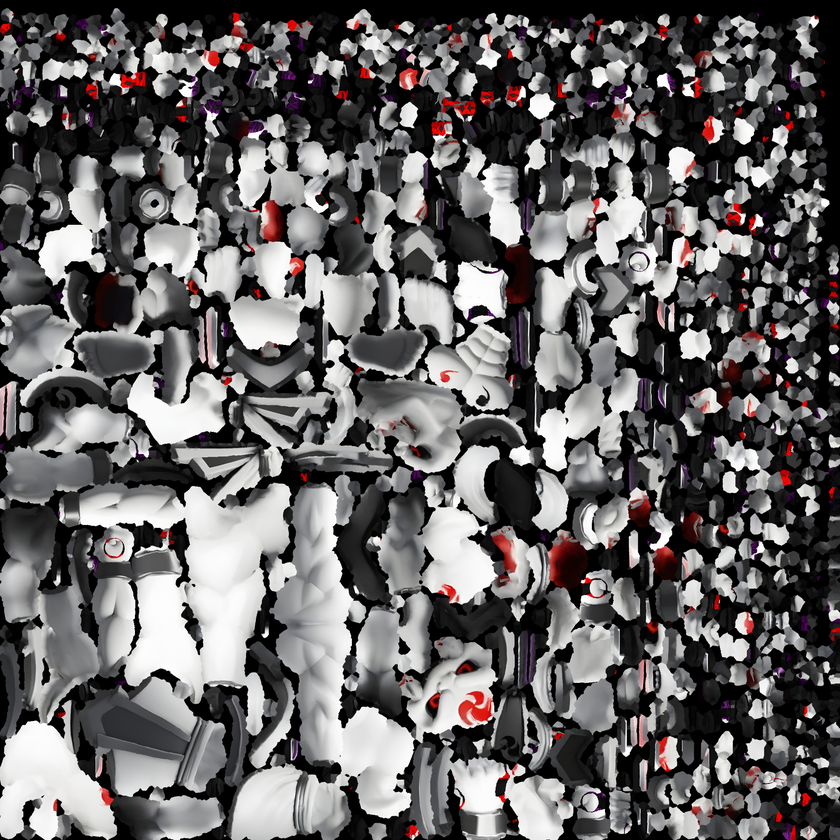
#> input picture blender/boss_shiro_tex.png, 840 x 840 px, shrunk from 2048 x 2048 before the run, found by its file name
$ python boss_shiro_mask.py
#> lines starting #> are read from the running program, lines starting #| are printed output that depends on the picture
"""Make the skin mask of the final boss (blender/boss_shiro_mask.png) for tools/blender_export_boss.py.

White = skin whose colour the game changes per form (kb_mat 13/14 in js/gfx.js); black = keep the texture
(sash, loincloth, cuffs, horns, eyes, mouth, the red marks).
Inputs (both 2048 px, in the UV layout of SN_Boss in blender/boss_shiro.blend):
  blender/boss_shiro_tex.png     the baked colour
  blender/boss_shiro_region.png  a bake of hand-painted regions: R = body skin, G = horns (the near-white part of the horns stays)
Run from the repository root (needs Pillow + numpy):
  python3 tools/boss_shiro_mask.py [preview_dir]
With preview_dir it also writes prev_red.png / prev_black.png there (the texture recoloured like the second form) to check the mask.
"""
import sys
from PIL import Image
import numpy as np
t = np.asarray(Image.open('blender/boss_shiro_tex.png').convert('RGB')).astype(np.float32) / 255
r = np.asarray(Image.open('blender/boss_shiro_region.png').convert('RGB')).astype(np.float32) / 255
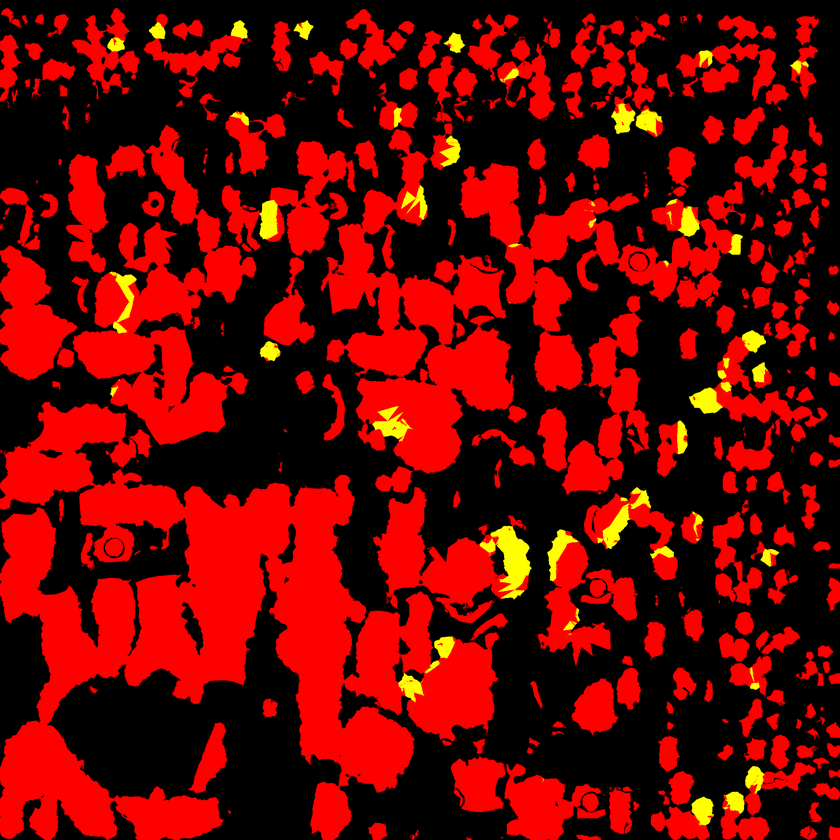
#> input picture blender/boss_shiro_region.png, 840 x 840 px, shrunk from 2048 x 2048 before the run, found by its file name
lum = t.mean(2); mx = t.max(2); mn = t.min(2); sat = (mx - mn) / np.maximum(mx, 1e-3)
#> after `mx = t.max(2)`:
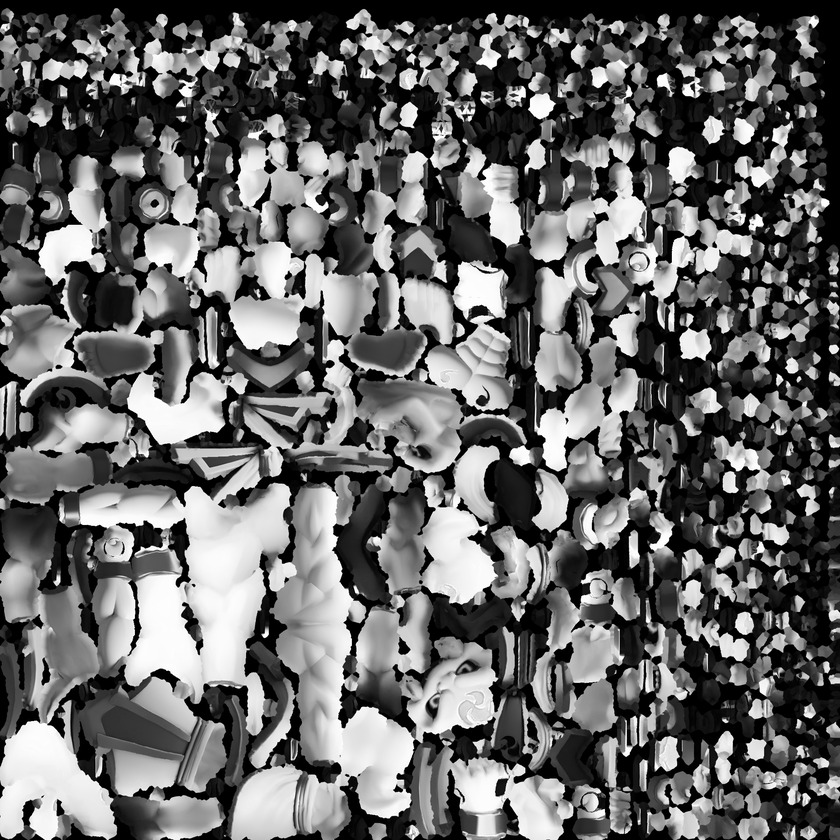
#> mx: shape (840, 840) float32; min 0, max 1, mean 0.407
#> after `sat = (mx - mn) / np.maximum(mx, 0.001)`:
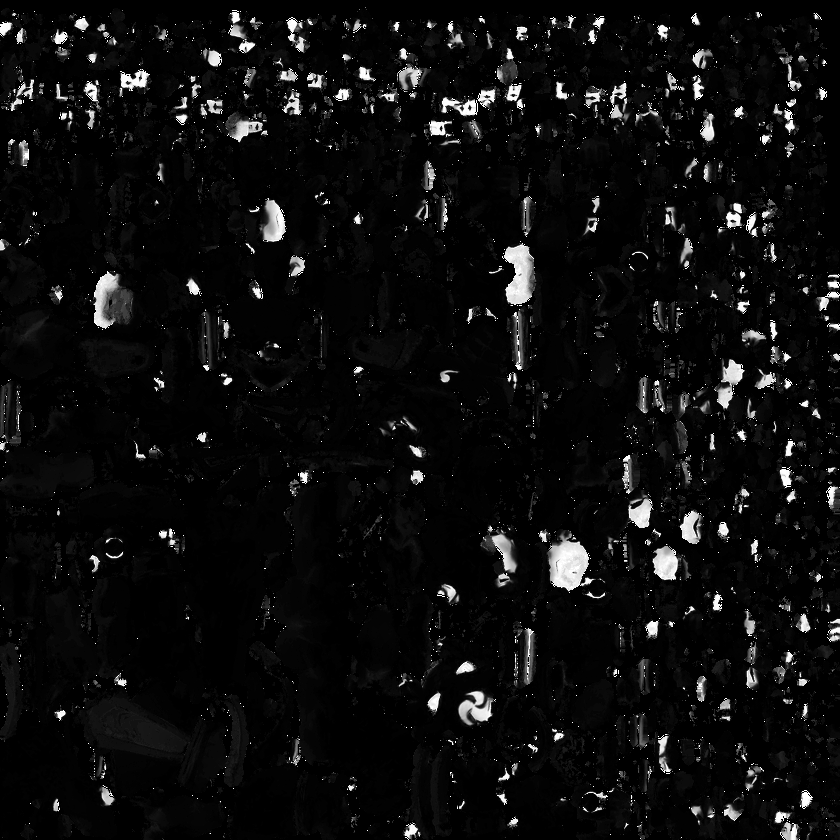
#> sat: shape (840, 840) float32; min 0, max 1, mean 0.0541
def ss(a, b, x):
#> called with a = 0.1, b = 0.26
    u = np.clip((x - a) / (b - a), 0, 1); return u * u * (3 - 2 * u)
#> after `u = np.clip((x - a) / (b - a), 0, 1)`:
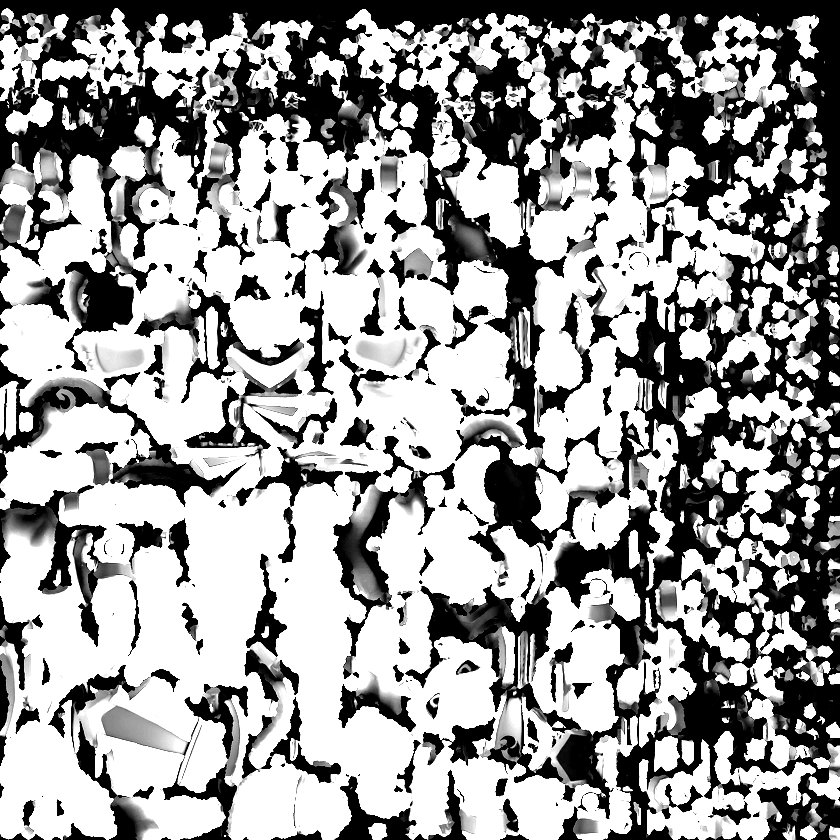
#> u: shape (840, 840) float32; min 0, max 1, mean 0.613
# skin = inside the skin region, not too dark (outlines, mouth) and not saturated (the red marks)
m = r[..., 0] * ss(0.10, 0.26, lum) * (1 - ss(0.15, 0.32, sat))
m = np.where(r[..., 1] > 0.5, m * (1 - ss(0.86, 0.92, lum)), m)
#> call 3 of ss, with a = 0.86, b = 0.92
#> in ss (call 3), `u = np.clip((x - a) / (b - a), 0, 1)`:
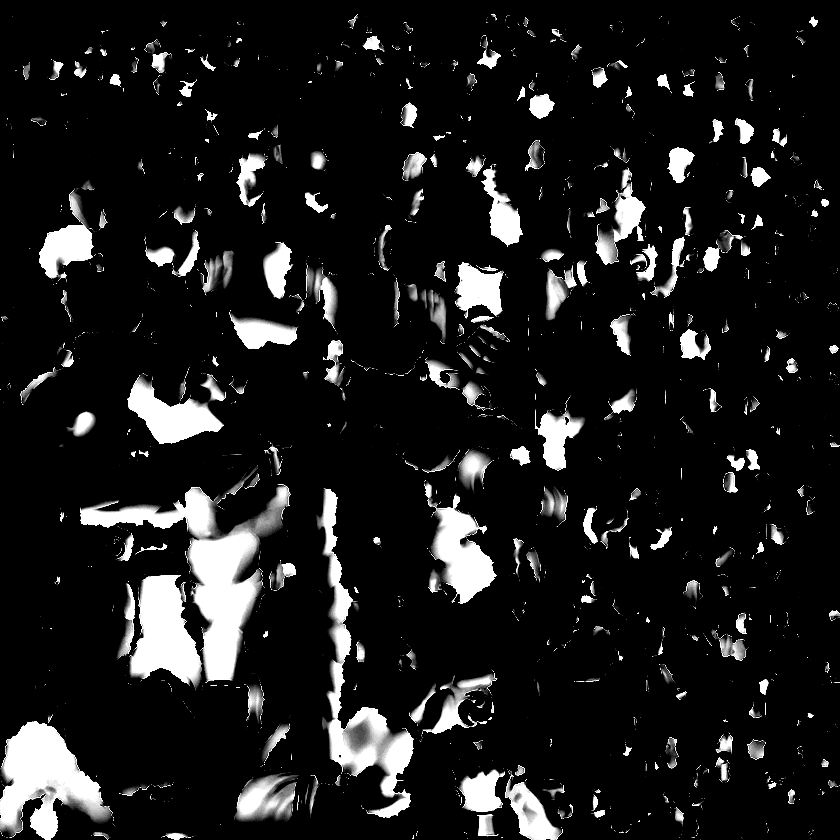
#> u: shape (840, 840) float32; min 0, max 1, mean 0.113
Image.fromarray((m * 255).astype(np.uint8)).save('blender/boss_shiro_mask.png')
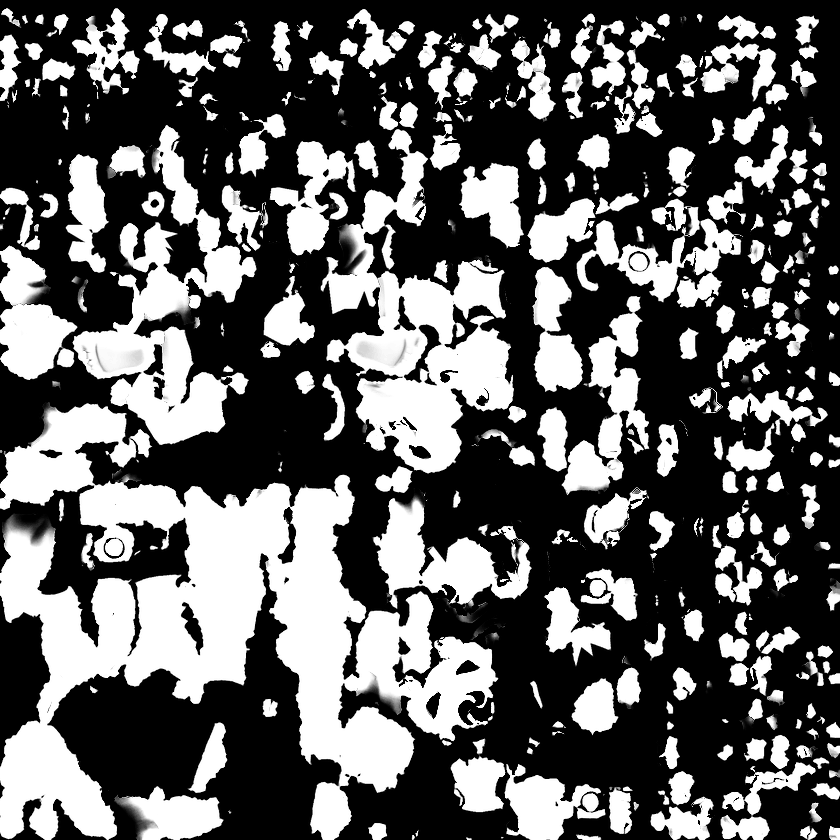
#> saved as boss_shiro_mask.png: PIL image 840x840 L; min 0, max 255, mean 96.7
if len(sys.argv) > 1:
    for n, c in [('red', (0.86, 0.1, 0.1)), ('black', (0.2, 0.2, 0.22))]:
        L = np.clip(lum * 1.15, 0.3, 1.15)[..., None]
        o = t * (1 - m[..., None]) + np.array(c)[None, None, :] * L * m[..., None]
        Image.fromarray((np.clip(o, 0, 1) * 255).astype(np.uint8)).save(sys.argv[1] + '/prev_%s.png' % n)
